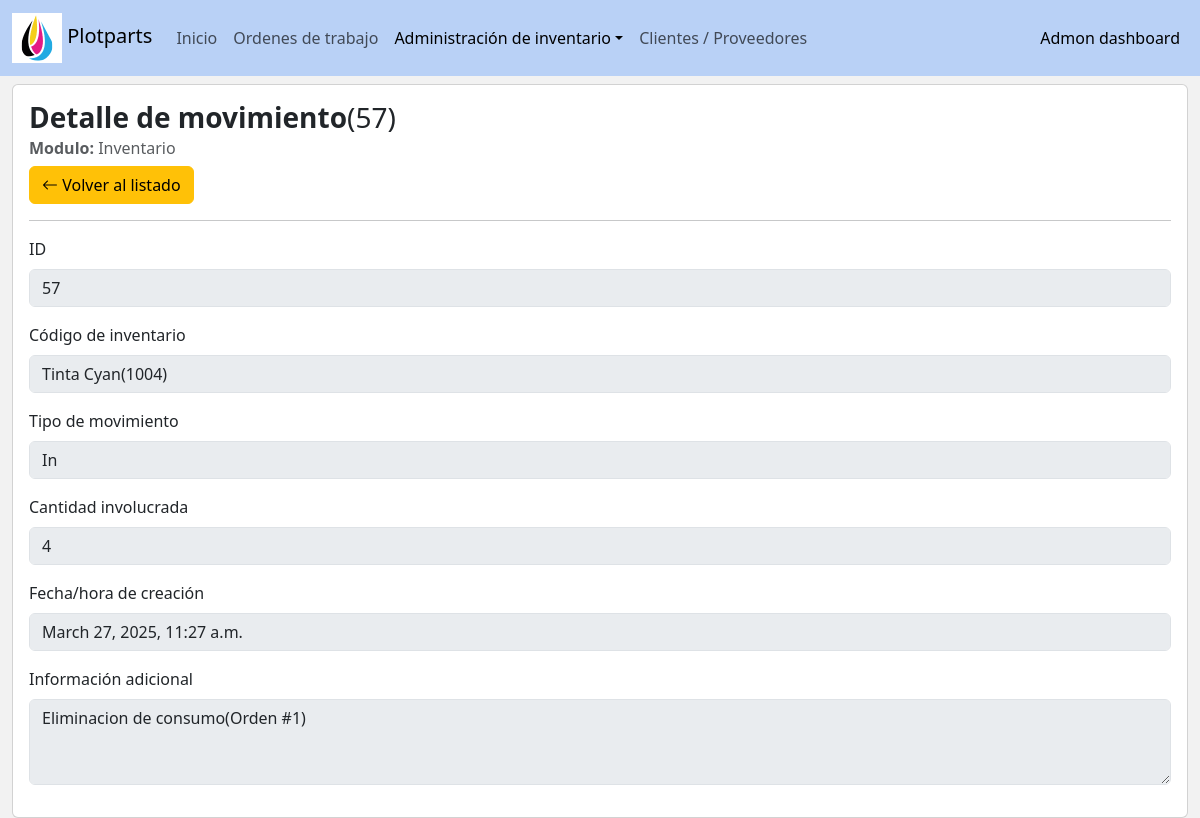
The page /inventory/movement_detail/57 on the database its author committed.
### inventory/models.py (models this page shows, shortened)
class InventoryMovement(models.Model):
    inventory_code = models.ForeignKey(Inventory, verbose_name='Código de inventario', on_delete=models.CASCADE)
    type = models.IntegerField(verbose_name='Tipo de movimiento', choices=MovementsTypes.choices)
    quantity = models.IntegerField(verbose_name='Cantidad involucrada',validators=[MinValueValidator(1),MaxValueValidator(999)])
    description = models.TextField(verbose_name='Descripción del movimiento')
    status = models.IntegerField(verbose_name='Estado',choices=Status.choices, default=Status.enable)
    createtime = models.DateTimeField(verbose_name='Fecha/hora de creación', auto_now_add=True)
    is_inbound = models.BooleanField(verbose_name='Inbound flag', default=False)
    class Meta:
        verbose_name = "Movement"
        verbose_name_plural = "Movements"
        ordering = ['-id','-createtime']

class Inventory(models.Model):
    code = models.ForeignKey(verbose_name='Código', to=InventoryCodes, on_delete=models.PROTECT)
    available_quantity = models.IntegerField(verbose_name='Cantidad disponible', default=0, blank=True)
    extra_info = models.TextField(verbose_name='Información adicional')
    status = models.IntegerField(verbose_name='Estado',choices=Status.choices, default=Status.enable)
    createtime = models.DateTimeField(verbose_name='Fecha/hora de creación', auto_now_add=True)
    updatetime = models.DateTimeField(verbose_name='Fecha/hora de modificación', auto_now=True)
    class Meta:
        verbose_name = "Current stock"
        verbose_name_plural = "Current stocks"
        ordering = ['code']
    def __str__(self):
        return f'{str(self.code)}'

class InventoryCodes(models.Model):
    class IntentoryType(models.IntegerChoices):
        spare_part = (1,'Repuesto')
        ink = (2,'Tinta')
        other = (3,'Otro')
        __empty__ = ('-- Tipo --')
    code = models.CharField(verbose_name='Código', max_length=50, unique=True)
    name = models.CharField(verbose_name='Nombre', max_length=100)
    type = models.IntegerField(verbose_name='Tipo', choices=IntentoryType)
    supplier = models.ForeignKey(to=Asset, verbose_name='Proovedor', on_delete = models.PROTECT)
    inbound_price = models.FloatField(verbose_name='Precio venta', default=0)
    outbound_price = models.FloatField(verbose_name='Precio compra', default=0)
    extra_info = models.TextField(verbose_name='Información adicional')
    status = models.IntegerField(verbose_name='Estado',choices=Status.choices, default=Status.enable)
    createtime = models.DateTimeField(verbose_name='Fecha/hora de creación', auto_now_add=True)
    updatetime = models.DateTimeField(verbose_name='Fecha/hora de modificación', auto_now=True)
    class Meta:
        verbose_name = "Code"
        verbose_name_plural = "Codes"
        ordering = ['code']
    def __str__(self):
        return f'{self.name}({self.code})'

### inventory/views.py (the view)
class InventoryMovement_DetailView(DetailView):
    model = InventoryMovement
    context_object_name = 'movement'
    template_name = 'inventory/inventoryMovement_detail.html'
    def get_context_data(self, **kwargs):
        context = super().get_context_data(**kwargs)
        context['active_link'] = 'inventory_movement'
        context['dropdown_menu'] = True
        return context

### inventory/templates/inventory/inventoryMovement_detail.html (shortened to what this page needs)
{% extends 'base_adminv2.html' %}
{% load utils %}
{% block body %}
    <div class='row'>
        <div class="col-lg-12">
            <div class="card">
                <div class="card-body">
                    <h3 class='card-title'> <strong>Detalle de movimiento</strong>({{movement.id}})</h3>
                    <h6 class="card-subtitle mb-2 text-muted"> <strong>Modulo:</strong> Inventario</h6>
                        <a href='{% url "inventory:movements_grid" %}' class="btn btn-warning"><i class="bi bi-arrow-left"></i> Volver al listado</a>
                    <hr>
                    <form>
                        <div class='mb-3'>
                            <label class="form-label">ID</label>
                            <input type="text" disabled class='form-control' value='{{movement.id}}'>
                        </div>
                        <div class='mb-3'>
                            <label class="form-label">Código de inventario</label>
                            <input type="text" disabled class='form-control' value='{{movement.inventory_code}}'>
                        </div>
                        <div class='mb-3'>
                            <label class="form-label">Tipo de movimiento</label>
                            <input type="text" disabled class='form-control' value='{{movement.get_type_display}}'>
                        </div>
                        <div class='mb-3'>
                            <label class="form-label">Cantidad involucrada</label>
                            <input type="text" disabled class='form-control' value='{{movement.quantity}}'>
                        </div>
                        <div class='mb-3'>
                            <label class="form-label">Fecha/hora de creación</label>
                            <input type="text" disabled class='form-control' value='{{movement.createtime}}'>
                        </div>
                        <div class='mb-3'>
                            <label class="form-label">Información adicional</label>
                            <textarea class='form-control' disabled cols='40' rows='3'>{{movement.description}}</textarea>
                        </div>
                    </form>
                </div>
            </div>
        </div>
    </div>
{% endblock body %}

### templates/base_adminv2.html (style rules this page uses)
body { background-color:#f2f2f2; }

### rows shown on the page
InventoryMovement: id "57", inventory_code "Tinta Cyan(1004)", type "In", quantity "4", createtime "March 27, 2025, 11:27 a.m.", description "Eliminacion de consumo(Orden #1)"
